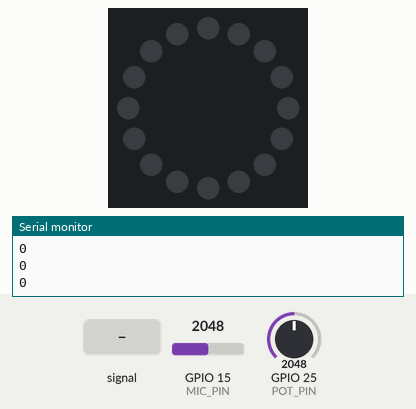
The sketch below on a simulated ESP32. Parts: 16 RGB LEDs in a ring, first at the top, clockwise, the last lines printed to the serial monitor. The inputs (shaded band) are chosen by the test bench; at power-on: GPIO 15 (MIC_PIN) = 2048, GPIO 25 (POT_PIN) = 2048 (analog values on the 0–4095 scale).

Above: at 1.2 s.
1.3 s: GPIO 15 (MIC_PIN) fed a 200 Hz sine of ±327 counts around its level
At 1.45 s:
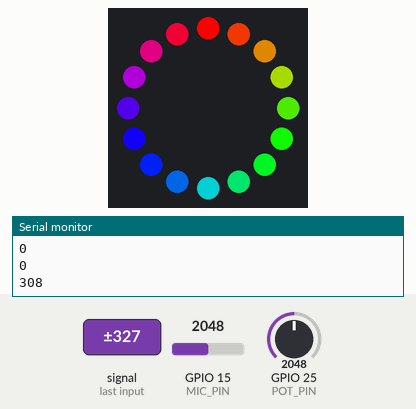
3.7 s: GPIO 15 (MIC_PIN) set to 2866
At 5.07 s:
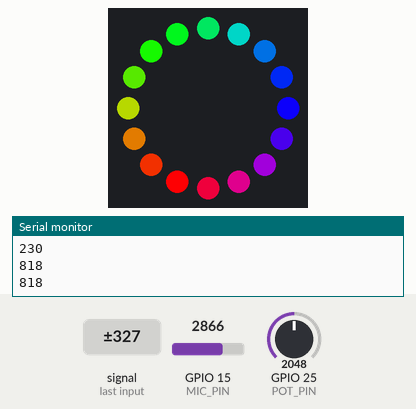
6.7 s: GPIO 15 (MIC_PIN) fed a 50 Hz sine of ±1228 counts around its level
At 8.99 s:
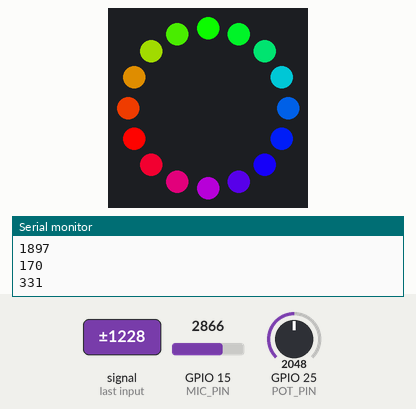
9.7 s: GPIO 25 (POT_PIN) set to 1228
At 11.1 s:
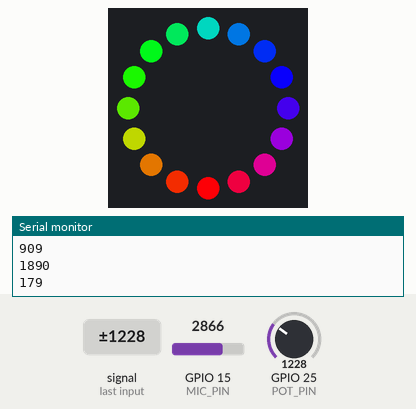
12.7 s: GPIO 15 (MIC_PIN) set to 3603
At 15.33 s:
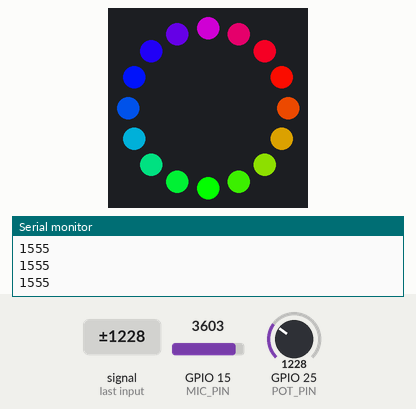
Timing chart, 0 to 16.7 s (numbered marks = the images above; inputs shaded):
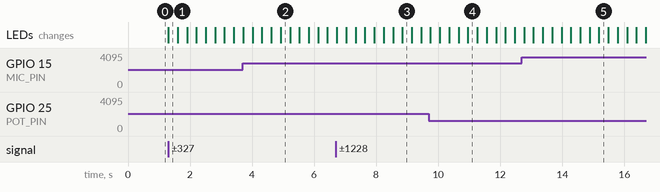

Measured:
- after the input at 1.3 s, the LEDs: change at once (image 1)
- after the input at 6.7 s, the LEDs: first differ from a run without the input after 2.1 s (image 3)

The sketch:

firmware-v4.ino
```cpp
// Final firmware version!!!!
#include <Adafruit_NeoPixel.h>
#include <arduinoFFT.h>

// Pin & pixel setup
#define MIC_PIN 15
#define RING_PIN 26
#define NUM_PIXELS 16
#define POT_PIN 25

//Initial values for potentiometer
double sensitivity = 1500.0;
double threshold = 200.0;
int baseline = 2048;
// Objects
Adafruit_NeoPixel ring(NUM_PIXELS, RING_PIN, NEO_GRB + NEO_KHZ800);


void checkSound() {
  int micValue = analogRead(MIC_PIN);
  int deviation = abs(micValue - baseline);

  Serial.println(deviation);

  if (deviation > threshold) {
    rainbow(2);
  } else {
    for (int i = 0; i < NUM_PIXELS; i++) {
      ring.setPixelColor(i, ring.Color(0, 0, 0));
    }
    ring.show();
  }

}

void rainbow(uint32_t wait) {
  uint16_t i, j;

  for (j = 0; j < 256; j++) {
    for (i = 0; i < ring.numPixels(); i++) {
      ring.setPixelColor(i, Wheel((i * 256 / ring.numPixels() + j) & 255));
    }
    ring.show();
    delay(wait);
  }
}

void setup() {
  // put your setup code here, to run once:
  Serial.begin(115200);
  Serial.println("Hello, ESP32!");

  pinMode(POT_PIN, INPUT);

  ring.begin();
  ring.show();

  analogReadResolution(12);

}

void loop() {
  threshold = map(analogRead(POT_PIN), 0, 4095, 70, 300);
  checkSound();
}

// changing RGB for later
uint32_t Wheel(byte WheelPos) {
  WheelPos = 255 - WheelPos;
  if(WheelPos < 85) {
    return ring.Color(255 - WheelPos * 3, 0, WheelPos * 3);
  }
  if(WheelPos < 170) {
    WheelPos -= 85;
    return ring.Color(0, WheelPos * 3, 255 - WheelPos * 3);
  }
  WheelPos -= 170;
  return ring.Color(WheelPos * 3, 255 - WheelPos * 3, 0);
}
```
